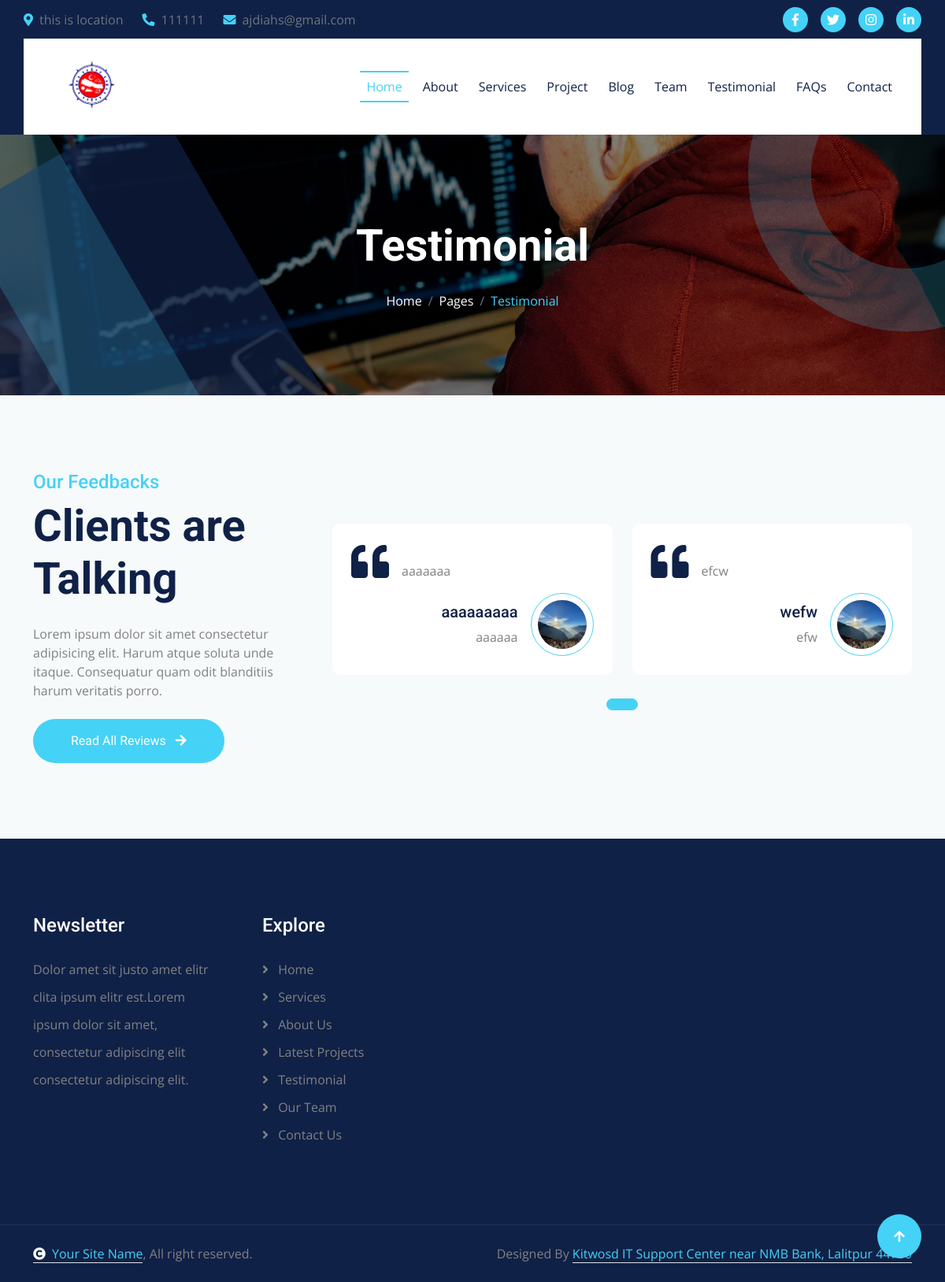
Page /testimonials/ on the committed database.
### apps/models.py (models this page shows, shortened)
class Organization(models.Model):
    name = models.CharField(max_length=100)
    location = models.CharField(max_length=255)
    phone_number = models.CharField(max_length=20)
    gmail = models.EmailField()
    facebook = models.URLField(blank=True, null=True)
    instagram = models.URLField(blank=True, null=True)
    linkedin = models.URLField(blank=True, null=True)
    twitter = models.URLField(blank=True, null=True)
    logo = models.ImageField(upload_to='org_logos/')

class Testimonial(models.Model):
    name = models.CharField(max_length=200)
    position = models.TextField()
    description = models.TextField()
    image = models.ImageField(upload_to='Testimonial/')

### apps/views.py (the view)
# urls.py: path('testimonials/',testimonials,name='testimonials'),
def testimonials(request):
    testimonials = Testimonial.objects.all()
    context = {
        'testimonials' : testimonials,
    }
    return render(request, 'testimonial.html',context)

### apps/context_processors.py (called while the page is built)
def organization_details(request):
    org = Organization.objects.first()
    return {'org': org}

### apps/templates/testimonial.html (shortened to what this page needs)
{% extends 'base.html' %}
{% load static %}
{% block content %}
        <div class="container-fluid bg-breadcrumb">
            <div class="bg-breadcrumb-single"></div>
            <div class="container text-center py-5" style="max-width: 900px;">
                <h4 class="text-white display-4 mb-4 wow fadeInDown" data-wow-delay="0.1s">Testimonial</h4>
                <ol class="breadcrumb justify-content-center mb-0 wow fadeInDown" data-wow-delay="0.3s">
                    <li class="breadcrumb-item"><a href="index.html">Home</a></li>
                    <li class="breadcrumb-item"><a href="#">Pages</a></li>
                    <li class="breadcrumb-item active text-primary">Testimonial</li>
                </ol>
            </div>
        </div>
        <div class="container-fluid testimonial bg-light py-5">
            <div class="container py-5">
                <div class="row g-4 align-items-center">
                    <div class="col-xl-4 wow fadeInLeft" data-wow-delay="0.1s">
                        <div class="h-100 rounded">
                            <h4 class="text-primary">Our Feedbacks </h4>
                            <h1 class="display-4 mb-4">Clients are Talking</h1>
                            <p class="mb-4">Lorem ipsum dolor sit amet consectetur adipisicing elit. Harum atque soluta unde itaque. Consequatur quam odit blanditiis harum veritatis porro.</p>
                            <a class="btn btn-primary rounded-pill text-white py-3 px-5" href="{% url 'testimonials'%}">Read All Reviews <i class="fas fa-arrow-right ms-2"></i></a>
                        </div>
                    </div>
                    <div class="col-xl-8">
                        <div class="testimonial-carousel owl-carousel wow fadeInUp" data-wow-delay="0.1s">
                        {% for testimonial in testimonials%}
                            <div class="testimonial-item bg-white rounded p-4 wow fadeInUp" data-wow-delay="0.3s">
                                <div class="d-flex">
                                    <div><i class="fas fa-quote-left fa-3x text-dark me-3"></i></div>
                                    <p class="mt-4">{{testimonial.description}}
                                    </p>
                                </div>
                                <div class="d-flex justify-content-end">
                                    <div class="my-auto text-end">
                                        <h5>{{testimonial.name}}</h5>
                                        <p class="mb-0">{{testimonial.position}}</p>
                                    </div>
                                    <div class="bg-white rounded-circle ms-3">
                                        <img src="{{ testimonial.image.url }}" class="rounded-circle p-2" style="width: 80px; height: 80px; border: 1px solid; border-color: var(--bs-primary);" alt="">
                                    </div>
                                </div>
                            </div>
                            {% endfor %}
                        </div>
                    </div>
                </div>
            </div>
        </div>
 {% endblock %}

### apps/templates/base.html (shortened to what this page needs)
{% load static %}
<!DOCTYPE html>
<html lang="en">
<head>
    <link rel="stylesheet" href="https://use.fontawesome.com/releases/v5.15.4/css/all.css"/>
    <link href="https://cdn.jsdelivr.net/npm/bootstrap-icons@1.4.1/font/bootstrap-icons.css" rel="stylesheet">
    <link rel="stylesheet" href="https://cdnjs.cloudflare.com/ajax/libs/animate.css/4.1.1/animate.min.css"/>
    <link href="{% static 'lib/animate/animate.min.css' %}" rel="stylesheet">
    <link href="{% static 'lib/owlcarousel/assets/owl.carousel.min.css' %}" rel="stylesheet">
    <link href="{% static 'lib/lightbox/css/lightbox.min.css' %}" rel="stylesheet">
    <link href="{% static 'css/bootstrap.min.css' %}" rel="stylesheet">
    <link href="{% static 'css/style.css' %}" rel="stylesheet">
</head>
<body>
    {% block topbar %}
    <div class="container-fluid topbar px-0 d-none d-lg-block">
        <div class="container px-0">
            <div class="row gx-0 align-items-center" style="height: 45px;">
                <div class="col-lg-8 text-center text-lg-start mb-lg-0">
                    <div class="d-flex flex-wrap">
                        <a href="#" class="text-muted me-4"><i class="fas fa-map-marker-alt text-primary me-2"></i>{{ org.location }}</a>
                        <a href="#" class="text-muted me-4"><i class="fas fa-phone-alt text-primary me-2"></i>{{ org.phone_number }}</a>
                        <a href="#" class="text-muted me-0"><i class="fas fa-envelope text-primary me-2"></i>{{ org.gmail }}</a>
                    </div>
                </div>
                <div class="col-lg-4 text-center text-lg-end">
                    <div class="d-flex align-items-center justify-content-end">
                        <a href="{{ org.facebook }}" class="btn btn-primary btn-square rounded-circle nav-fill me-3"><i class="fab fa-facebook-f text-white"></i></a>
                        <a href="{{ org.instagram }}" class="btn btn-primary btn-square rounded-circle nav-fill me-3"><i class="fab fa-twitter text-white"></i></a>
                        <a href="{{ org.linkedin }}" class="btn btn-primary btn-square rounded-circle nav-fill me-3"><i class="fab fa-instagram text-white"></i></a>
                        <a href="{{ org.twitter }}" class="btn btn-primary btn-square rounded-circle nav-fill me-0"><i class="fab fa-linkedin-in text-white"></i></a>
                    </div>
                </div>
            </div>
        </div>
    </div>
    {% endblock %}
{% block navbar %}
<div class="container-fluid sticky-top px-0">
    <div class="container px-0">
        <nav class="navbar navbar-expand-lg navbar-dark bg-white py-3 px-4">
            <a href="{% url 'index' %}" class="navbar-brand p-0">
                <img src="{% static 'img/logo.png' %}" alt="Investa" height="90">
            </a>
            <div class="collapse navbar-collapse" id="navbarCollapse">
                <div class="navbar-nav ms-auto py-0">
                    <a href="{% url 'index' %}" class="nav-item nav-link active">Home</a>
                    <a href="{% url 'about' %}" class="nav-item nav-link">About</a>
                    <a href="{% url 'services' %}" class="nav-item nav-link">Services</a>
                    <a href="{% url 'projects' %}" class="nav-item nav-link">Project</a>
                    <a href="{% url 'blog' %}" class="nav-item nav-link">Blog</a>
                    <a href="{% url 'team' %}" class="nav-item nav-link">Team</a>
                    <a href="{% url 'testimonials' %}" class="nav-item nav-link">Testimonial</a>
                    <a href="{% url 'faq' %}" class="nav-item nav-link">FAQs</a>
                    <a href="{% url 'contact' %}" class="nav-item nav-link">Contact</a>
                </div>
            </div>
        </nav>
    </div>
</div>
{% endblock %}
    {% block content %}{% endblock %}
    {% block footer %}
    <div class="container-fluid footer py-5 wow fadeIn" data-wow-delay="0.2s">
        <div class="container py-5">
            <div class="row g-5">
                <div class="col-md-6 col-lg-6 col-xl-3">
                    <div class="footer-item d-flex flex-column">
                        <h4 class="text-white mb-4">Newsletter</h4>
                        <p class="mb-3">Dolor amet sit justo amet elitr clita ipsum elitr est.Lorem ipsum dolor sit amet, consectetur adipiscing elit consectetur adipiscing elit.</p>
                    </div>
                </div>
                <div class="col-md-6 col-lg-6 col-xl-3">
                    <div class="footer-item d-flex flex-column">
                        <h4 class="text-white mb-4">Explore</h4>
    <a href="{% url 'index' %}"><i class="fas fa-angle-right me-2"></i> Home</a>
    <a href="{% url 'services' %}"><i class="fas fa-angle-right me-2"></i> Services</a>
    <a href="{% url 'about' %}"><i class="fas fa-angle-right me-2"></i> About Us</a>
    <a href="{% url 'projects' %}"><i class="fas fa-angle-right me-2"></i> Latest Projects</a>
    <a href="{% url 'testimonials' %}"><i class="fas fa-angle-right me-2"></i> Testimonial</a>
    <a href="{% url 'team' %}"><i class="fas fa-angle-right me-2"></i> Our Team</a>
    <a href="{% url 'contact' %}"><i class="fas fa-angle-right me-2"></i> Contact Us</a>
                    </div>
                </div>
            </div>
        </div>
    </div>
    {% endblock %}
    <div class="container-fluid copyright py-4">
        <div class="container">
            <div class="row g-4 align-items-center">
                <div class="col-md-6 text-center text-md-start mb-md-0">
                    <span class="text-body"><a href="#" class="border-bottom text-primary"><i class="fas fa-copyright text-light me-2"></i>Your Site Name</a>, All right reserved.</span>
                </div>
                <div class="col-md-6 text-center text-md-end text-body">
                    Designed By <a class="border-bottom text-primary" href="https://www.kitwosd.com/">Kitwosd IT Support Center near NMB Bank, Lalitpur 44700</a>
                </div>
            </div>
        </div>
    </div>
    <a href="#" class="btn btn-primary btn-lg-square back-to-top"><i class="fa fa-arrow-up"></i></a>
</body>
</html>

### apps/static/css/style.css (style rules this page uses)
.back-to-top { position: fixed; right: 30px; bottom: 30px; display: flex; width: 45px; height: 45px; align-items: center; justify-content: center; transition: 0.5s; z-index: 99; }
.btn { font-weight: 600; transition: .5s; }
.btn-square { width: 32px; height: 32px; }
.btn-lg-square { width: 56px; height: 56px; }
.btn-square, .btn-sm-square, .btn-md-square, .btn-lg-square, .btn-xl-square { padding: 0; display: flex; align-items: center; justify-content: center; font-weight: normal; border-radius: 50%; }
.btn.btn-primary { background: var(--bs-primary) !important; color: var(--bs-white) !important; font-family: 'Roboto', sans-serif; border: none; font-weight: 400; transition: 0.5s; }
.topbar { padding: 2px 10px 2px 20px; background: var(--bs-dark) !important; }
.sticky-top, .sticky-top .container { transition: 0.5s !important; }
.navbar .navbar-nav .nav-item.nav-link, .navbar .navbar-nav .nav-link { color: var(--bs-dark) !important; }
.navbar .navbar-nav .nav-item { position: relative; margin: 0 5px !important; }
.navbar .navbar-nav .nav-item::before, .navbar .navbar-nav .nav-item::after { position: absolute; content: ""; width: 0; height: 0; border: 0px solid var(--bs-primary); transition: 0.5s; }
.navbar .navbar-nav .nav-item::before { top: 0; left: 0; }
.navbar .navbar-nav .nav-item::after { bottom: 0; right: 0; }
.navbar .navbar-nav .nav-item:hover::after, .navbar .navbar-nav .nav-item:hover::before, .navbar .navbar-nav .nav-item.active::after, .navbar .navbar-nav .nav-item.active::before { width: 100%; border-width: 1px; }
.navbar .navbar-nav .nav-link:hover, .navbar .navbar-nav .nav-link.active, .sticky-top .navbar .navbar-nav .nav-link:hover, .sticky-top .navbar .navbar-nav .nav-link.active { color: var(--bs-primary) !important; }
.bg-breadcrumb { position: relative; overflow: hidden; background: linear-gradient(rgba(0, 0, 0, 0.5), rgba(0, 0, 0, 0.5)), url(../img/carousel-1.jpg); background-position: center center; background-repeat: no-repeat; background-size: cover; padding: 60px 0 60px 0; }
.bg-breadcrumb .breadcrumb-item a { color: var(--bs-white) !important; }
.bg-breadcrumb .bg-breadcrumb-single { position: absolute; width: 500px; height: 1200px; top: 0px; left: 0; margin-left: 30px; transform: rotate(-30deg); background: var(--bs-dark); animation: RotateMoveLeft 5s linear infinite; opacity: 0.7; z-index: 2 !important; }
.bg-breadcrumb::before { content: ""; position: absolute; width: 400px; height: 400px; top: -150px; right: -150px; border-radius: 200px; border: 80px solid rgba(68, 210, 246, 0.2); animation: RotateMoveCircle 10s linear infinite; background: transparent; z-index: 2 !important; }
.bg-breadcrumb::after { content: ""; position: absolute; width: 150px; height: 1200px; top: -150px; left: 0; margin-left: 160px; transform: rotate(-30deg); background: rgba(68, 210, 246, 0.2); animation: RotateMoveRight 5s linear infinite; z-index: 2 !important; }
.testimonial .testimonial-carousel { position: relative; }
.footer { background: var(--bs-dark); }
.footer .footer-item a { line-height: 35px; color: var(--bs-body); transition: 0.5s; }
.footer .footer-item p { line-height: 35px; }
.copyright { border-top: 1px solid rgba(255, 255, 255, 0.08); background: var(--bs-dark) !important; }

### rows in the picture
Organization: location "this is location", phone_number "111111", gmail "ajdiahs@gmail.com"
Testimonial: description "aaaaaaa", name "aaaaaaaaa", position "aaaaaa", image (picture)
Testimonial: description "efcw", name "wefw", position "efw", image (picture)
